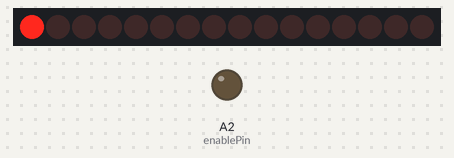
Simulated run of this sketch. Board: Arduino Uno, built with avr-gcc and run on an emulated ATmega328P. Shown: 16 shift-register outputs drawn as a row of LEDs (first output left, lit = HIGH), output pins drawn as LEDs (lit = HIGH). Wiring (inferred from the names in the program): 2 × shift register (74HC595): data A1; shift clock A4; latch A3. Wiring (inferred from the signals the program sends): row of LEDs: on Q0, Q1, Q2, Q3, Q4, Q5, Q6, Q7, Q8, Q9, Q10, Q11, Q12, Q13, Q14, Q15. Pins used as bus, display or sensor lines are not drawn.

Above: at 0.2 s.
At 1.7 s:
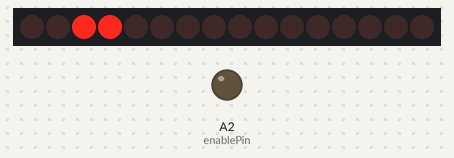
At 2.7 s:
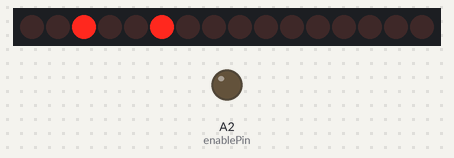
At 3.7 s:
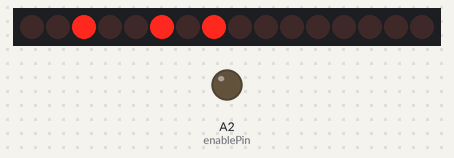
At 5.7 s:
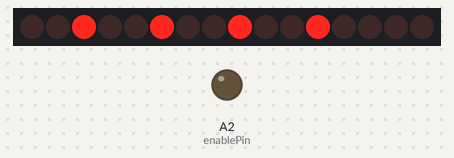
At 7.7 s:
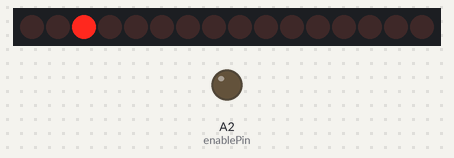
Timing chart, 0 to 8.5 s (numbered marks = the images above):
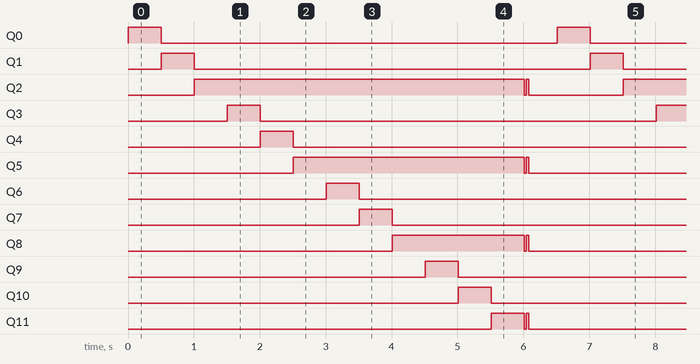

Measured:
- by itself, Q0, Q1, Q3, Q4, Q6, Q7, Q9, Q10: alternates HIGH for 0.50 s and LOW for 6.0 s
- by itself, Q2: repeats every 6.5 s: LOW 0.03 s, HIGH 0.04 s, LOW 1.4 s, HIGH 5.0 s
- by itself, Q5: repeats every 6.5 s: LOW 0.03 s, HIGH 0.04 s, LOW 2.9 s, HIGH 3.5 s
- by itself, Q8: repeats every 6.5 s: LOW 0.03 s, HIGH 0.04 s, LOW 4.4 s, HIGH 2.0 s
- by itself, Q11: repeats every 6.5 s: LOW 0.03 s, HIGH 0.04 s, LOW 5.9 s, HIGH 0.50 s

The sketch:

rgb_led_test.ino
```cpp
const int dataPin = A1; //shiftRegister pin 14 (red wire)
const int enablePin = A2; //shiftRegister pin 13 (orange wire)
const int latchPin = A3; //shiftRegister pin 11(purple wire)
const int clockPin = A4; //shiftRegister pin 12 (blue wire)

uint16_t prevLightState = 0b0000000000000000;


// Number of LEDs (RGB LEDs)
int numLEDs = 4;  // Example: 3 RGB LEDs controlled by 3 shift registers

void setup() {
  // Set pins as OUTPUT
  pinMode(dataPin, OUTPUT);
  pinMode(latchPin, OUTPUT);
  pinMode(clockPin, OUTPUT);
  pinMode(enablePin, OUTPUT);

  allLEDsOff();
  digitalWrite(enablePin, HIGH);

}

void loop() {

  //setColor("red", 0);
  for(int i = 0; i<4; i++){
    setColor("red", i);
    delay(500);
    setColor("blue", i);
    delay(500);
    setColor("green", i);
    delay(500);
  }
  setColor("off", 0);
  setColor("off", 1);
  setColor("off", 2);
  setColor("off", 3);
  delay(500);
}

// Color mapping function
void setColor(String color, int ledIndex) {
  byte red = 0, green = 0, blue = 0;

  Serial.print(F("led"));
  Serial.print(ledIndex);
  Serial.print(F("  "));

  Serial.print(color);
  Serial.print(F("  "));

  // Map color name to RGB values
  if (color == "red") {
    red = 1;
    green = 0;
    blue = 0;
  } else if (color == "green") {
    red = 0;
    green = 1;
    blue = 0;
  } else if (color == "blue") {
    red = 0;
    green = 0;
    blue = 1;
  } else if (color == "yellow") {
    red = 1;
    green = 1;
    blue = 0;
  } else if (color == "off") {
    red = 0;
    green = 0;
    blue = 0;
  }

  // Send color data to the correct LED
  setLEDColor(ledIndex, red, green, blue, prevLightState);
  Serial.println(prevLightState, BIN);
}

// Function to send the color to a specific LED
void setLEDColor(int ledIndex, byte red, byte green, byte blue, uint16_t &prevLightState) {
  uint16_t newLightState;
  if(red == 1){
    newLightState = bitSet(prevLightState, ledIndex*3);
  }
  else if(red == 0){
    newLightState = bitClear(prevLightState, ledIndex*3);
  }

  if(green == 1){
    newLightState = bitSet(prevLightState, ledIndex*3+2);
  }
  else if(green == 0){
    newLightState = bitClear(prevLightState, ledIndex*3+2);
  }

  if(blue == 1){
    newLightState = bitSet(prevLightState, ledIndex*3+1);
  }
  else if(blue == 0){
    newLightState = bitClear(prevLightState, ledIndex*3+1);
  }


  digitalWrite(enablePin, LOW);

  digitalWrite(latchPin, LOW);
  shiftOut(dataPin, clockPin, MSBFIRST, newLightState >> 8);
  shiftOut(dataPin, clockPin, MSBFIRST, newLightState);
  digitalWrite(latchPin, HIGH);

  prevLightState = newLightState;
}

void allLEDsOff(){
  for (int i=0; i<numLEDs; i++){
    setColor("off", i);
  }
  digitalWrite(enablePin, HIGH);
}
```
